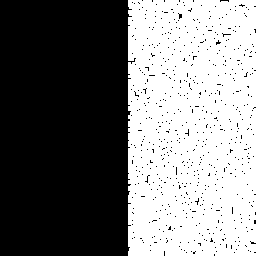
#> input picture Ejercicios1/Exercises_08a/filter1.pgm, 256 x 256 px
$ python exercise_3a_dilatation.py 100 ../Exercises_08a/filter1.pgm out.png
#> lines starting #> are read from the running program, lines starting #| are printed output that depends on the picture; after the words box and inside, x2 and y2 are one past the last pixel; in counts of white or black regions, pixels touching at a corner belong together
# import cv2 as cv
import cv2
import sys
import numpy as np

if len(sys.argv) != 4:
    print("The call to the function is incorrect, 3 elements need to be introduced ")
    exit()

size = int(sys.argv[1])
img1 = cv2.imread(sys.argv[2], cv2.IMREAD_GRAYSCALE)
#> img1: shape (256, 256); 48.4% white; 1 white region, box (x1, y1, x2, y2) and area: (128, 0, 256, 256) 31710
imgOut= img1.copy()

# we go through the image
for row in range(img1.shape[0]):
    for colum in range (img1.shape[1]):
        elems= img1[0 if row-size < 0 else row-size:row+size if row+size > img1.shape[0] else row+size+1,\
             0 if colum-size < 0 else colum-size:colum+size if colum+size > img1.shape[1] else colum+size+1]

        imgOut[row,colum]= np.max(elems)
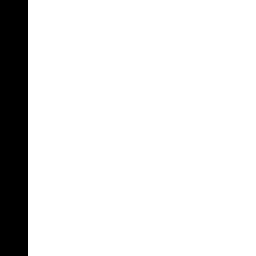
#> imgOut: shape (256, 256); 89.1% white; 1 black region, box (x1, y1, x2, y2) and area: (0, 0, 28, 256) 7168

cv2.imwrite(sys.argv[3], imgOut)

$ run again, on Ejercicios1/Exercises_08a/filter4.pgm
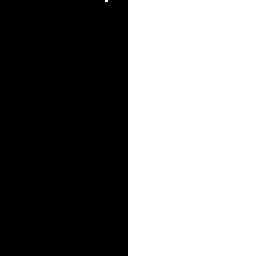
#> input picture Ejercicios1/Exercises_08a/filter4.pgm, 256 x 256 px
#> img1: shape (256, 256); 50% white; 1 black region, box (x1, y1, x2, y2) and area: (0, 0, 128, 256) 32762
#> after the loop `for row in range(img1.shape[0]):`:
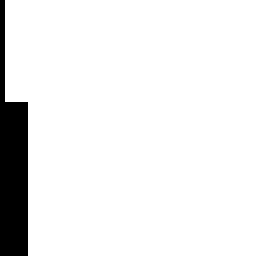
#> imgOut: shape (256, 256); 92.6% white; 1 black region, box (x1, y1, x2, y2) and area: (0, 0, 28, 256) 4822
